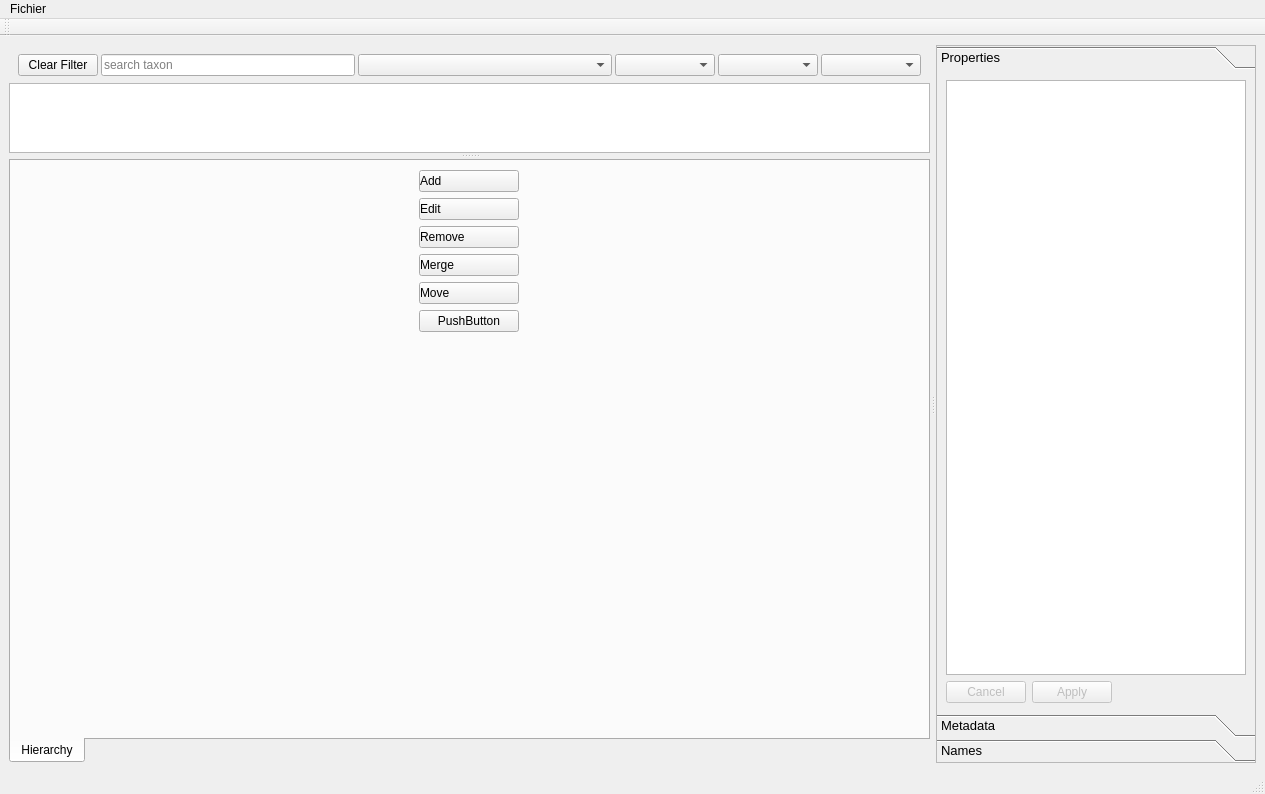
<?xml version="1.0" encoding="UTF-8"?>
<ui version="4.0">
 <class>MainWindow</class>
 <widget class="QMainWindow" name="MainWindow">
  <property name="geometry">
   <rect>
    <x>0</x>
    <y>0</y>
    <width>1265</width>
    <height>794</height>
   </rect>
  </property>
  <property name="sizePolicy">
   <sizepolicy hsizetype="Expanding" vsizetype="Expanding">
    <horstretch>0</horstretch>
    <verstretch>0</verstretch>
   </sizepolicy>
  </property>
  <property name="windowTitle">
   <string>Taxonomy manager</string>
  </property>
  <property name="windowIcon">
   <iconset>
    <normaloff>icons/x-nomen.png</normaloff>icons/x-nomen.png</iconset>
  </property>
  <property name="autoFillBackground">
   <bool>false</bool>
  </property>
  <property name="styleSheet">
   <string notr="true"/>
  </property>
  <widget class="QWidget" name="centralwidget">
   <property name="sizePolicy">
    <sizepolicy hsizetype="Expanding" vsizetype="Expanding">
     <horstretch>0</horstretch>
     <verstretch>0</verstretch>
    </sizepolicy>
   </property>
   <property name="minimumSize">
    <size>
     <width>0</width>
     <height>0</height>
    </size>
   </property>
   <layout class="QGridLayout" name="gridLayout">
    <item row="2" column="0">
     <widget class="QSplitter" name="splitter_2">
      <property name="sizePolicy">
       <sizepolicy hsizetype="Expanding" vsizetype="Preferred">
        <horstretch>0</horstretch>
        <verstretch>0</verstretch>
       </sizepolicy>
      </property>
      <property name="orientation">
       <enum>Qt::Horizontal</enum>
      </property>
      <property name="handleWidth">
       <number>6</number>
      </property>
      <widget class="QSplitter" name="splitter">
       <property name="sizePolicy">
        <sizepolicy hsizetype="Preferred" vsizetype="Expanding">
         <horstretch>1</horstretch>
         <verstretch>0</verstretch>
        </sizepolicy>
       </property>
       <property name="orientation">
        <enum>Qt::Vertical</enum>
       </property>
       <property name="handleWidth">
        <number>6</number>
       </property>
       <widget class="QWidget" name="horizontalLayoutWidget">
        <layout class="QVBoxLayout" name="verticalLayout">
         <item>
          <widget class="QFrame" name="frame">
           <property name="sizePolicy">
            <sizepolicy hsizetype="Preferred" vsizetype="Fixed">
             <horstretch>0</horstretch>
             <verstretch>0</verstretch>
            </sizepolicy>
           </property>
           <layout class="QGridLayout" name="gridLayout_3" columnstretch="0,0,0,0,0,0,0">
            <property name="sizeConstraint">
             <enum>QLayout::SetMinimumSize</enum>
            </property>
            <property name="bottomMargin">
             <number>1</number>
            </property>
            <property name="spacing">
             <number>3</number>
            </property>
            <item row="0" column="1">
             <widget class="QPushButton" name="button_clean">
              <property name="sizePolicy">
               <sizepolicy hsizetype="Minimum" vsizetype="Fixed">
                <horstretch>0</horstretch>
                <verstretch>0</verstretch>
               </sizepolicy>
              </property>
              <property name="maximumSize">
               <size>
                <width>16777215</width>
                <height>16777215</height>
               </size>
              </property>
              <property name="focusPolicy">
               <enum>Qt::StrongFocus</enum>
              </property>
              <property name="autoFillBackground">
               <bool>false</bool>
              </property>
              <property name="text">
               <string>Clear Filter</string>
              </property>
              <property name="checkable">
               <bool>false</bool>
              </property>
              <property name="checked">
               <bool>false</bool>
              </property>
             </widget>
            </item>
            <item row="0" column="4">
             <widget class="QComboBox" name="combo_rank">
              <property name="sizePolicy">
               <sizepolicy hsizetype="Preferred" vsizetype="Fixed">
                <horstretch>0</horstretch>
                <verstretch>0</verstretch>
               </sizepolicy>
              </property>
              <property name="minimumSize">
               <size>
                <width>100</width>
                <height>0</height>
               </size>
              </property>
             </widget>
            </item>
            <item row="0" column="5">
             <widget class="QComboBox" name="combo_status">
              <property name="sizePolicy">
               <sizepolicy hsizetype="Preferred" vsizetype="Fixed">
                <horstretch>0</horstretch>
                <verstretch>0</verstretch>
               </sizepolicy>
              </property>
              <property name="minimumSize">
               <size>
                <width>100</width>
                <height>0</height>
               </size>
              </property>
             </widget>
            </item>
            <item row="0" column="3">
             <widget class="QComboBox" name="combo_taxa">
              <property name="sizePolicy">
               <sizepolicy hsizetype="Expanding" vsizetype="Fixed">
                <horstretch>0</horstretch>
                <verstretch>0</verstretch>
               </sizepolicy>
              </property>
              <property name="minimumSize">
               <size>
                <width>150</width>
                <height>0</height>
               </size>
              </property>
              <property name="accessibleDescription">
               <string/>
              </property>
              <property name="autoFillBackground">
               <bool>false</bool>
              </property>
              <property name="frame">
               <bool>true</bool>
              </property>
             </widget>
            </item>
            <item row="0" column="6">
             <widget class="QComboBox" name="combo_habit">
              <property name="sizePolicy">
               <sizepolicy hsizetype="Preferred" vsizetype="Fixed">
                <horstretch>0</horstretch>
                <verstretch>0</verstretch>
               </sizepolicy>
              </property>
              <property name="minimumSize">
               <size>
                <width>100</width>
                <height>0</height>
               </size>
              </property>
             </widget>
            </item>
            <item row="0" column="2">
             <widget class="QLineEdit" name="lineEdit_search">
              <property name="sizePolicy">
               <sizepolicy hsizetype="Expanding" vsizetype="Fixed">
                <horstretch>0</horstretch>
                <verstretch>0</verstretch>
               </sizepolicy>
              </property>
              <property name="placeholderText">
               <string>search taxon</string>
              </property>
             </widget>
            </item>
           </layout>
          </widget>
         </item>
         <item>
          <widget class="QTableView" name="main_tableView">
           <property name="enabled">
            <bool>true</bool>
           </property>
           <property name="sizePolicy">
            <sizepolicy hsizetype="Expanding" vsizetype="Expanding">
             <horstretch>0</horstretch>
             <verstretch>0</verstretch>
            </sizepolicy>
           </property>
           <property name="minimumSize">
            <size>
             <width>400</width>
             <height>0</height>
            </size>
           </property>
           <property name="maximumSize">
            <size>
             <width>16777215</width>
             <height>16777215</height>
            </size>
           </property>
           <property name="baseSize">
            <size>
             <width>0</width>
             <height>0</height>
            </size>
           </property>
           <property name="font">
            <font>
             <pointsize>10</pointsize>
            </font>
           </property>
           <property name="tabletTracking">
            <bool>false</bool>
           </property>
           <property name="styleSheet">
            <string notr="true"/>
           </property>
           <property name="frameShape">
            <enum>QFrame::StyledPanel</enum>
           </property>
           <property name="frameShadow">
            <enum>QFrame::Plain</enum>
           </property>
           <property name="lineWidth">
            <number>5</number>
           </property>
           <property name="sizeAdjustPolicy">
            <enum>QAbstractScrollArea::AdjustToContents</enum>
           </property>
           <property name="editTriggers">
            <set>QAbstractItemView::NoEditTriggers</set>
           </property>
           <property name="alternatingRowColors">
            <bool>false</bool>
           </property>
           <property name="selectionMode">
            <enum>QAbstractItemView::SingleSelection</enum>
           </property>
           <property name="selectionBehavior">
            <enum>QAbstractItemView::SelectRows</enum>
           </property>
           <property name="showGrid">
            <bool>false</bool>
           </property>
           <property name="gridStyle">
            <enum>Qt::NoPen</enum>
           </property>
           <property name="sortingEnabled">
            <bool>true</bool>
           </property>
           <property name="wordWrap">
            <bool>false</bool>
           </property>
           <property name="cornerButtonEnabled">
            <bool>true</bool>
           </property>
           <attribute name="horizontalHeaderVisible">
            <bool>true</bool>
           </attribute>
           <attribute name="horizontalHeaderHighlightSections">
            <bool>false</bool>
           </attribute>
           <attribute name="horizontalHeaderStretchLastSection">
            <bool>true</bool>
           </attribute>
           <attribute name="verticalHeaderVisible">
            <bool>false</bool>
           </attribute>
           <attribute name="verticalHeaderDefaultSectionSize">
            <number>23</number>
           </attribute>
          </widget>
         </item>
        </layout>
       </widget>
       <widget class="QTabWidget" name="tab_data">
        <property name="sizePolicy">
         <sizepolicy hsizetype="Expanding" vsizetype="Expanding">
          <horstretch>0</horstretch>
          <verstretch>2</verstretch>
         </sizepolicy>
        </property>
        <property name="minimumSize">
         <size>
          <width>0</width>
          <height>250</height>
         </size>
        </property>
        <property name="tabPosition">
         <enum>QTabWidget::South</enum>
        </property>
        <property name="currentIndex">
         <number>0</number>
        </property>
        <property name="elideMode">
         <enum>Qt::ElideNone</enum>
        </property>
        <widget class="QWidget" name="tab_hierarchy">
         <attribute name="title">
          <string>Hierarchy</string>
         </attribute>
         <layout class="QGridLayout" name="gridLayout_7">
          <item row="1" column="0">
           <layout class="QHBoxLayout" name="trView_hierarchy_Layout">
            <item>
             <layout class="QVBoxLayout" name="verticalLayout_3">
              <property name="sizeConstraint">
               <enum>QLayout::SetMinimumSize</enum>
              </property>
              <item>
               <widget class="QPushButton" name="button_addNames">
                <property name="maximumSize">
                 <size>
                  <width>100</width>
                  <height>16777215</height>
                 </size>
                </property>
                <property name="styleSheet">
                 <string notr="true">text-align: left;</string>
                </property>
                <property name="text">
                 <string>Add</string>
                </property>
                <property name="icon">
                 <iconset>
                  <normaloff>icons/add.png</normaloff>icons/add.png</iconset>
                </property>
                <property name="iconSize">
                 <size>
                  <width>18</width>
                  <height>18</height>
                 </size>
                </property>
               </widget>
              </item>
              <item>
               <widget class="QPushButton" name="button_editNames">
                <property name="maximumSize">
                 <size>
                  <width>100</width>
                  <height>16777215</height>
                 </size>
                </property>
                <property name="styleSheet">
                 <string notr="true">text-align: left;</string>
                </property>
                <property name="text">
                 <string>Edit</string>
                </property>
                <property name="icon">
                 <iconset>
                  <normaloff>icons/editing.png</normaloff>icons/editing.png</iconset>
                </property>
                <property name="iconSize">
                 <size>
                  <width>18</width>
                  <height>18</height>
                 </size>
                </property>
               </widget>
              </item>
              <item>
               <widget class="QPushButton" name="button_delNames">
                <property name="maximumSize">
                 <size>
                  <width>100</width>
                  <height>16777215</height>
                 </size>
                </property>
                <property name="styleSheet">
                 <string notr="true">text-align: left;</string>
                </property>
                <property name="text">
                 <string>Remove</string>
                </property>
                <property name="icon">
                 <iconset>
                  <normaloff>icons/remove.png</normaloff>icons/remove.png</iconset>
                </property>
                <property name="iconSize">
                 <size>
                  <width>18</width>
                  <height>18</height>
                 </size>
                </property>
               </widget>
              </item>
              <item>
               <widget class="QPushButton" name="pushButtonMergeChilds">
                <property name="maximumSize">
                 <size>
                  <width>100</width>
                  <height>16777215</height>
                 </size>
                </property>
                <property name="styleSheet">
                 <string notr="true">text-align: left;</string>
                </property>
                <property name="text">
                 <string>Merge</string>
                </property>
                <property name="icon">
                 <iconset>
                  <normaloff>icons/merge.png</normaloff>icons/merge.png</iconset>
                </property>
                <property name="iconSize">
                 <size>
                  <width>18</width>
                  <height>18</height>
                 </size>
                </property>
               </widget>
              </item>
              <item>
               <widget class="QPushButton" name="pushButtonMoveChilds">
                <property name="enabled">
                 <bool>true</bool>
                </property>
                <property name="maximumSize">
                 <size>
                  <width>100</width>
                  <height>16777215</height>
                 </size>
                </property>
                <property name="styleSheet">
                 <string notr="true">text-align: left;</string>
                </property>
                <property name="text">
                 <string>Move</string>
                </property>
                <property name="icon">
                 <iconset>
                  <normaloff>icons/move.png</normaloff>icons/move.png</iconset>
                </property>
                <property name="iconSize">
                 <size>
                  <width>18</width>
                  <height>18</height>
                 </size>
                </property>
               </widget>
              </item>
              <item>
               <widget class="QPushButton" name="pushButton">
                <property name="maximumSize">
                 <size>
                  <width>100</width>
                  <height>100</height>
                 </size>
                </property>
                <property name="text">
                 <string>PushButton</string>
                </property>
               </widget>
              </item>
              <item>
               <spacer name="verticalSpacer_3">
                <property name="orientation">
                 <enum>Qt::Vertical</enum>
                </property>
                <property name="sizeType">
                 <enum>QSizePolicy::Expanding</enum>
                </property>
                <property name="sizeHint" stdset="0">
                 <size>
                  <width>20</width>
                  <height>40</height>
                 </size>
                </property>
               </spacer>
              </item>
             </layout>
            </item>
           </layout>
          </item>
         </layout>
        </widget>
       </widget>
      </widget>
      <widget class="QToolBox" name="toolBox">
       <property name="sizePolicy">
        <sizepolicy hsizetype="Preferred" vsizetype="Expanding">
         <horstretch>0</horstretch>
         <verstretch>1</verstretch>
        </sizepolicy>
       </property>
       <property name="font">
        <font>
         <pointsize>10</pointsize>
        </font>
       </property>
       <property name="frameShape">
        <enum>QFrame::StyledPanel</enum>
       </property>
       <property name="currentIndex">
        <number>0</number>
       </property>
       <property name="tabSpacing">
        <number>2</number>
       </property>
       <widget class="QWidget" name="page">
        <property name="geometry">
         <rect>
          <x>0</x>
          <y>0</y>
          <width>318</width>
          <height>622</height>
         </rect>
        </property>
        <attribute name="label">
         <string>Properties</string>
        </attribute>
        <layout class="QGridLayout" name="gridLayout_5">
         <item row="0" column="0">
          <widget class="QTreeView" name="trview_identity">
           <property name="sizePolicy">
            <sizepolicy hsizetype="Expanding" vsizetype="Expanding">
             <horstretch>1</horstretch>
             <verstretch>0</verstretch>
            </sizepolicy>
           </property>
           <property name="minimumSize">
            <size>
             <width>300</width>
             <height>0</height>
            </size>
           </property>
           <property name="maximumSize">
            <size>
             <width>16777215</width>
             <height>16777215</height>
            </size>
           </property>
           <property name="styleSheet">
            <string notr="true"/>
           </property>
           <property name="locale">
            <locale language="English" country="UnitedKingdom"/>
           </property>
           <property name="editTriggers">
            <set>QAbstractItemView::NoEditTriggers</set>
           </property>
           <property name="alternatingRowColors">
            <bool>false</bool>
           </property>
           <property name="selectionMode">
            <enum>QAbstractItemView::SingleSelection</enum>
           </property>
           <property name="selectionBehavior">
            <enum>QAbstractItemView::SelectRows</enum>
           </property>
           <attribute name="headerVisible">
            <bool>false</bool>
           </attribute>
          </widget>
         </item>
         <item row="1" column="0" alignment="Qt::AlignLeft">
          <widget class="QDialogButtonBox" name="buttonBox_identity">
           <property name="enabled">
            <bool>false</bool>
           </property>
           <property name="font">
            <font>
             <family>Ubuntu</family>
             <pointsize>9</pointsize>
             <weight>50</weight>
             <italic>false</italic>
             <bold>false</bold>
            </font>
           </property>
           <property name="styleSheet">
            <string notr="true"/>
           </property>
           <property name="orientation">
            <enum>Qt::Horizontal</enum>
           </property>
           <property name="standardButtons">
            <set>QDialogButtonBox::Apply|QDialogButtonBox::Cancel</set>
           </property>
           <property name="centerButtons">
            <bool>false</bool>
           </property>
          </widget>
         </item>
        </layout>
       </widget>
       <widget class="QWidget" name="page_2">
        <property name="geometry">
         <rect>
          <x>0</x>
          <y>0</y>
          <width>318</width>
          <height>622</height>
         </rect>
        </property>
        <attribute name="label">
         <string>Metadata</string>
        </attribute>
        <layout class="QGridLayout" name="gridLayout_11">
         <item row="0" column="0">
          <widget class="QTreeView" name="trview_metadata">
           <property name="styleSheet">
            <string notr="true"/>
           </property>
           <property name="locale">
            <locale language="English" country="UnitedKingdom"/>
           </property>
           <property name="frameShape">
            <enum>QFrame::NoFrame</enum>
           </property>
           <property name="editTriggers">
            <set>QAbstractItemView::NoEditTriggers</set>
           </property>
           <property name="wordWrap">
            <bool>false</bool>
           </property>
           <attribute name="headerVisible">
            <bool>false</bool>
           </attribute>
          </widget>
         </item>
         <item row="1" column="0" alignment="Qt::AlignLeft">
          <widget class="QDialogButtonBox" name="buttonBox_metadata">
           <property name="font">
            <font>
             <pointsize>9</pointsize>
            </font>
           </property>
           <property name="styleSheet">
            <string notr="true"/>
           </property>
           <property name="standardButtons">
            <set>QDialogButtonBox::Reset</set>
           </property>
          </widget>
         </item>
        </layout>
       </widget>
       <widget class="QWidget" name="page_3">
        <property name="geometry">
         <rect>
          <x>0</x>
          <y>0</y>
          <width>318</width>
          <height>622</height>
         </rect>
        </property>
        <attribute name="label">
         <string>Names</string>
        </attribute>
        <layout class="QGridLayout" name="gridLayout_2">
         <item row="2" column="1">
          <layout class="QHBoxLayout" name="horizontalLayout_3">
           <property name="sizeConstraint">
            <enum>QLayout::SetMinimumSize</enum>
           </property>
           <item>
            <widget class="QPushButton" name="pushButtonAdd">
             <property name="text">
              <string>Add</string>
             </property>
             <property name="icon">
              <iconset>
               <normaloff>icons/plus.png</normaloff>icons/plus.png</iconset>
             </property>
             <property name="iconSize">
              <size>
               <width>16</width>
               <height>16</height>
              </size>
             </property>
             <property name="checkable">
              <bool>false</bool>
             </property>
             <property name="checked">
              <bool>false</bool>
             </property>
             <property name="autoDefault">
              <bool>false</bool>
             </property>
             <property name="flat">
              <bool>false</bool>
             </property>
            </widget>
           </item>
           <item>
            <widget class="QPushButton" name="pushButtonEdit">
             <property name="sizePolicy">
              <sizepolicy hsizetype="Minimum" vsizetype="Fixed">
               <horstretch>0</horstretch>
               <verstretch>0</verstretch>
              </sizepolicy>
             </property>
             <property name="text">
              <string>Edit</string>
             </property>
             <property name="icon">
              <iconset>
               <normaloff>icons/pen.png</normaloff>icons/pen.png</iconset>
             </property>
             <property name="iconSize">
              <size>
               <width>16</width>
               <height>16</height>
              </size>
             </property>
            </widget>
           </item>
           <item>
            <widget class="QPushButton" name="pushButtonDel">
             <property name="text">
              <string>Remove</string>
             </property>
             <property name="icon">
              <iconset>
               <normaloff>icons/delete.png</normaloff>icons/delete.png</iconset>
             </property>
             <property name="iconSize">
              <size>
               <width>16</width>
               <height>16</height>
              </size>
             </property>
            </widget>
           </item>
          </layout>
         </item>
         <item row="1" column="1">
          <widget class="QTreeView" name="trview_names">
           <property name="editTriggers">
            <set>QAbstractItemView::NoEditTriggers</set>
           </property>
           <attribute name="headerVisible">
            <bool>false</bool>
           </attribute>
          </widget>
         </item>
        </layout>
       </widget>
      </widget>
     </widget>
    </item>
   </layout>
  </widget>
  <widget class="QMenuBar" name="menubar">
   <property name="geometry">
    <rect>
     <x>0</x>
     <y>0</y>
     <width>1265</width>
     <height>24</height>
    </rect>
   </property>
   <property name="sizePolicy">
    <sizepolicy hsizetype="MinimumExpanding" vsizetype="Maximum">
     <horstretch>0</horstretch>
     <verstretch>0</verstretch>
    </sizepolicy>
   </property>
   <widget class="QMenu" name="menuMenu">
    <property name="title">
     <string>Fichier</string>
    </property>
   </widget>
   <addaction name="menuMenu"/>
  </widget>
  <widget class="QStatusBar" name="statusbar">
   <property name="sizePolicy">
    <sizepolicy hsizetype="Preferred" vsizetype="Maximum">
     <horstretch>0</horstretch>
     <verstretch>0</verstretch>
    </sizepolicy>
   </property>
  </widget>
  <widget class="QToolBar" name="toolBar">
   <property name="windowTitle">
    <string>toolBar</string>
   </property>
   <attribute name="toolBarArea">
    <enum>TopToolBarArea</enum>
   </attribute>
   <attribute name="toolBarBreak">
    <bool>false</bool>
   </attribute>
  </widget>
  <action name="actionNouveau">
   <property name="text">
    <string>Nouveau</string>
   </property>
  </action>
  <action name="actionEnregistrer">
   <property name="text">
    <string>Enregistrer</string>
   </property>
  </action>
 </widget>
 <resources/>
 <connections/>
</ui>
